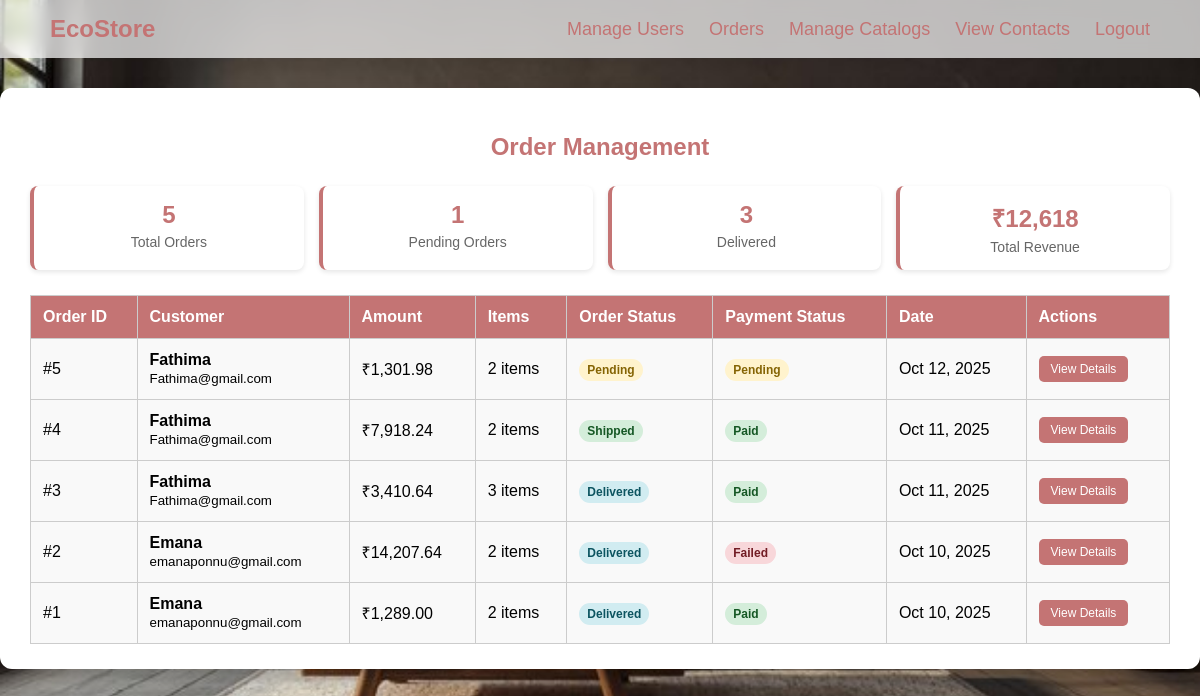
The app's page /admin/admin_orders.php (signed in) with its own data.
### tables this page shows
CREATE TABLE `orders` (
  `order_id` int(11) NOT NULL,
  `user_id` int(11) DEFAULT NULL,
  `total_amount` decimal(10,2) DEFAULT NULL,
  `payment_method` varchar(50) DEFAULT NULL,
  `payment_status` varchar(20) DEFAULT 'pending',
  `order_status` varchar(20) DEFAULT 'pending',
  `created_at` timestamp NOT NULL DEFAULT current_timestamp(),
  `shipping_name` varchar(100) DEFAULT NULL,
  `shipping_phone` varchar(15) DEFAULT NULL,
  `shipping_address` text DEFAULT NULL,
  `shipping_city` varchar(50) DEFAULT NULL,
  `shipping_state` varchar(50) DEFAULT NULL,
  `shipping_pincode` varchar(10) DEFAULT NULL
);

CREATE TABLE `users` (
  `id` int(11) NOT NULL,
  `f_name` varchar(50) NOT NULL,
  `l_name` varchar(50) NOT NULL,
  `email` varchar(100) NOT NULL,
  `password` varchar(255) NOT NULL,
  `contact` varchar(20) DEFAULT NULL,
  `role` enum('Shop','Buyer') NOT NULL,
  `gender` varchar(10) DEFAULT NULL,
  `register_at` timestamp NOT NULL DEFAULT current_timestamp(),
  `is_restricted` tinyint(1) DEFAULT 0
);

### admin/admin_orders.php (the view, shortened to what this page needs)
<?php
include 'adminheader.php';
$con = mysqli_connect("localhost","root","","ecostore");
$orders_sql = "SELECT o.*, u.f_name as customer_name, u.email as customer_email,
               COUNT(oi.order_item_id) as item_count,
               SUM(oi.quantity) as total_items
               FROM orders o
               JOIN users u ON o.user_id = u.id
               LEFT JOIN order_items oi ON o.order_id = oi.order_id
               GROUP BY o.order_id
               ORDER BY o.created_at DESC";
$orders_result = mysqli_query($con, $orders_sql);
?>
<!DOCTYPE html>
<html lang="en">
<head>
</head>
<body>
    <div class="container">
        <h2>Order Management</h2>
        <div class="stats-container">
            <?php
            $total_orders = mysqli_num_rows($orders_result);
            $pending_sql = "SELECT COUNT(*) as count FROM orders WHERE order_status = 'pending'";
            $pending_result = mysqli_query($con, $pending_sql);
            $pending_count = mysqli_fetch_assoc($pending_result)['count'];
            $delivered_sql = "SELECT COUNT(*) as count FROM orders WHERE order_status = 'delivered'";
            $delivered_result = mysqli_query($con, $delivered_sql);
            $delivered_count = mysqli_fetch_assoc($delivered_result)['count'];
            $revenue_sql = "SELECT SUM(total_amount) as total FROM orders WHERE payment_status = 'paid'";
            $revenue_result = mysqli_query($con, $revenue_sql);
            $revenue_total = mysqli_fetch_assoc($revenue_result)['total'] ?? 0;
            ?>
            <div class="stat-card">
                <div class="stat-number"><?php echo $total_orders; ?></div>
                <div class="stat-label">Total Orders</div>
            </div>
            <div class="stat-card">
                <div class="stat-number"><?php echo $pending_count; ?></div>
                <div class="stat-label">Pending Orders</div>
            </div>
            <div class="stat-card">
                <div class="stat-number"><?php echo $delivered_count; ?></div>
                <div class="stat-label">Delivered</div>
            </div>
            <div class="stat-card">
                <div class="stat-number">₹<?php echo number_format($revenue_total, 0); ?></div>
                <div class="stat-label">Total Revenue</div>
            </div>
        </div>
        <table>
            <tr>
                <th>Order ID</th>
                <th>Customer</th>
                <th>Amount</th>
                <th>Items</th>
                <th>Order Status</th>
                <th>Payment Status</th>
                <th>Date</th>
                <th>Actions</th>
            </tr>
            <?php
            if ($orders_result && $orders_result->num_rows > 0):
                while ($order = mysqli_fetch_assoc($orders_result)):
            ?>
                <tr>
                    <td>#<?php echo $order['order_id']; ?></td>
                    <td>
                        <strong><?php echo htmlspecialchars($order['customer_name']); ?></strong><br>
                        <small><?php echo htmlspecialchars($order['customer_email']); ?></small>
                    </td>
                    <td>₹<?php echo number_format($order['total_amount'], 2); ?></td>
                    <td><?php echo $order['total_items']; ?> items</td>
                    <td>
                        <span class="status-badge status-<?php echo strtolower($order['order_status']); ?>">
                            <?php echo ucfirst($order['order_status']); ?>
                        </span>
                    </td>
                    <td>
                        <span class="status-badge payment-<?php echo strtolower($order['payment_status']); ?>">
                            <?php echo ucfirst($order['payment_status']); ?>
                        </span>
                    </td>
                    <td><?php echo date('M j, Y', strtotime($order['created_at'])); ?></td>
                    <td>
                        <button type="button" class="btn" onclick="toggleDetails(<?php echo $order['order_id']; ?>)">
                            View Details
                        </button>
                    </td>
                </tr>
            <?php
                endwhile;
            endif; ?>
        </table>
    </div>
</body>
</html>

### admin/adminheader.php (shortened to what this page needs)
<!DOCTYPE html>
<html lang="en">
<head>
</head>
<body>
<nav class="navbar">
  <div class="logo">EcoStore</div>
  <ul>
     <li><a href="admin_users.php">Manage Users</a></li>
     <li><a href="admin_orders.php">Orders</a></li>
    <li><a href="admin_category.php">Manage Catalogs</a></li>
     <li><a href="view_contact.php">View Contacts</a></li>
    <li><a href="adminlogout.php" >Logout</a></li>
  </ul>
</nav>

### admin/adminheader.php (style rules this page uses)
body { margin: 0; font-family: Arial, sans-serif; background: url("../image/admin.jpg") no-repeat center center fixed; background-size: cover; }
.navbar { display: flex; justify-content: space-between; align-items: center; padding: 15px 50px; background: rgba(255,255,255,0.7); backdrop-filter: blur(8px); position: sticky; top: 0; z-index: 1000; }
.navbar .logo { font-size: 24px; font-weight: bold; color: #c47474ff; }
.navbar ul { list-style: none; display: flex; margin: 0; padding: 0; }
.navbar ul li { margin-left: 25px; }
.navbar ul li a { text-decoration: none; color: #c47474ff; font-size: 18px; transition: color 0.3s; }

### admin/admin_orders.php (style rules this page uses)
body { font-family: Arial, sans-serif; background-color: #f4f4f4; }
.container { max-width: 1200px; margin: 30px auto; background: #fff; padding: 25px 30px; border-radius: 12px; box-shadow: 0 8px 20px rgba(0,0,0,0.2); }
h2 { text-align: center; color: #c47474ff; margin-bottom: 25px; }
table { border-collapse: collapse; width: 100%; margin-top: 20px; }
th, td { border: 1px solid #ccc; padding: 12px; text-align: left; }
th { background-color: #c47474ff; color: white; }
tr:nth-child(even) { background-color: #f9f9f9; }
.btn { padding: 6px 12px; border-radius: 5px; text-decoration: none; color: #fff; margin-right: 5px; font-size: 12px; display: inline-block; border: none; cursor: pointer; background-color: #c47474ff; }
.status-badge { padding: 4px 8px; border-radius: 12px; font-size: 12px; font-weight: bold; }
.status-pending { background: #fff3cd; color: #856404; }
.status-shipped { background: #d4edda; color: #155724; }
.status-delivered { background: #d1ecf1; color: #0c5460; }
.payment-pending { background: #fff3cd; color: #856404; }
.payment-paid { background: #d4edda; color: #155724; }
.payment-failed { background: #f8d7da; color: #721c24; }
.stats-container { display: grid; grid-template-columns: repeat(auto-fit, minmax(150px, 1fr)); gap: 15px; margin-bottom: 25px; }
.stat-card { background: white; padding: 15px; border-radius: 8px; text-align: center; box-shadow: 0 2px 5px rgba(0,0,0,0.1); border-left: 4px solid #c47474ff; }
.stat-number { font-size: 1.5em; font-weight: bold; color: #c47474ff; }
.stat-label { color: #666; margin-top: 5px; font-size: 14px; }

### records on screen
orders: order_id "5", user.f_name "Fathima", user.email "Fathima@gmail.com", total_amount "1,301.98", total_items "2", order_status "Pending", payment_status "Pending", created_at "Oct 12, 2025"
orders: order_id "4", user.f_name "Fathima", user.email "Fathima@gmail.com", total_amount "7,918.24", total_items "2", order_status "Shipped", payment_status "Paid", created_at "Oct 11, 2025"
orders: order_id "3", user.f_name "Fathima", user.email "Fathima@gmail.com", total_amount "3,410.64", total_items "3", order_status "Delivered", payment_status "Paid", created_at "Oct 11, 2025"
orders: order_id "2", user.f_name "Emana", user.email "emanaponnu@gmail.com", total_amount "14,207.64", total_items "2", order_status "Delivered", payment_status "Failed", created_at "Oct 10, 2025"
orders: order_id "1", user.f_name "Emana", user.email "emanaponnu@gmail.com", total_amount "1,289.00", total_items "2", order_status "Delivered", payment_status "Paid", created_at "Oct 10, 2025"

### other values on screen
$total_orders "5"
$pending_count "1"
$delivered_count "3"
$revenue_total "12,618"
